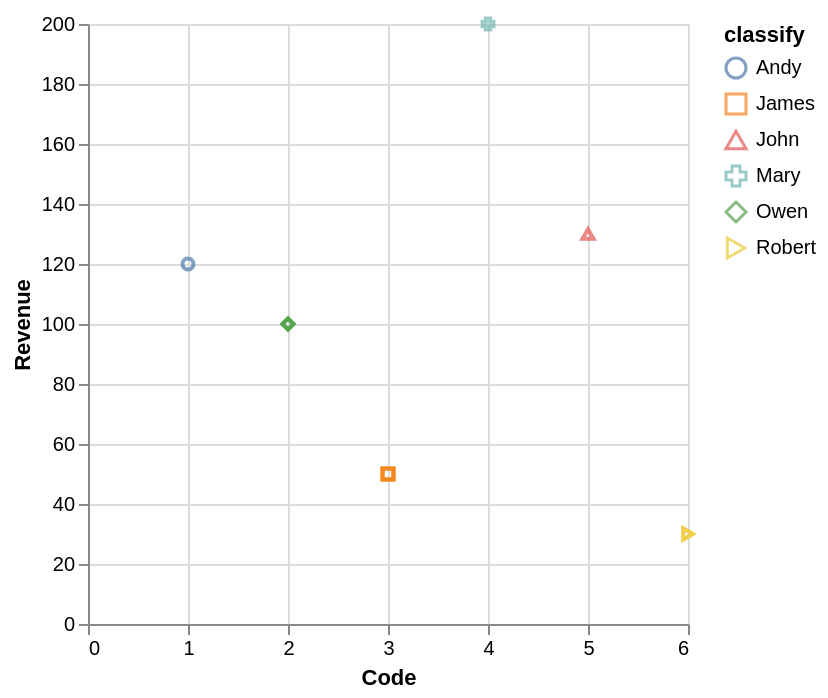

This figure's Vega-Lite source:
### Vega-Lite specification from a JSON file in a GitHub repository (floating-point values rounded to 4 significant figures)
{"data": {"values": [{"x_data": 1, "y_data": 120, "classify": "Andy"}, {"x_data": 3, "y_data": 50, "classify": "James"}, {"x_data": 3, "y_data": 50, "classify": "James"}, {"x_data": 3, "y_data": 50, "classify": "James"}, {"x_data": 5, "y_data": 130, "classify": "John"}, {"x_data": 4, "y_data": 200, "classify": "Mary"}, {"x_data": 2, "y_data": 100, "classify": "Owen"}, {"x_data": 2, "y_data": 100, "classify": "Owen"}, {"x_data": 2, "y_data": 100, "classify": "Owen"}, {"x_data": 6, "y_data": 30, "classify": "Robert"}, {"x_data": 6, "y_data": 30, "classify": "Robert"}]}, "mark": "point", "encoding": {"x": {"field": "x_data", "type": "quantitative", "title": "Code", "scale": {"zero": "false"}}, "y": {"field": "y_data", "type": "quantitative", "title": "Revenue", "scale": {"zero": "false"}}, "color": {"field": "classify", "type": "nominal"}, "shape": {"field": "classify", "type": "nominal"}}}
